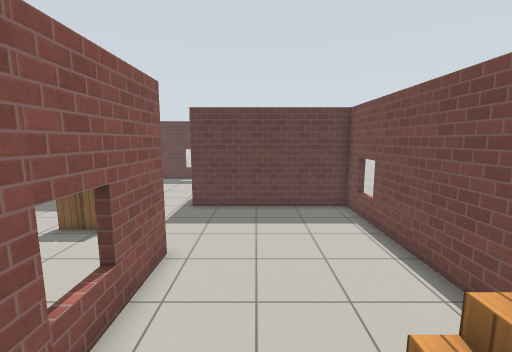
View 1 (above)

22 first-person views from a walk through a Gazebo world. The camera is 1.2 m above the floor, tilts 8° down and sees 90° across. The floor is counted in squares, 0.5 m on a side. Each view is taken from the middle of a square. On the plan, view 1 faces up. The plan holds only what a view shows up to about 17 squares ahead; the rest is blank. The place goes on beyond the plan. Gazebo's built-in surfaces are drawn with simple patterns.

View 2
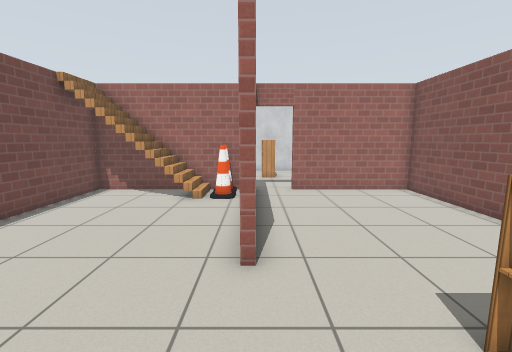

View 3
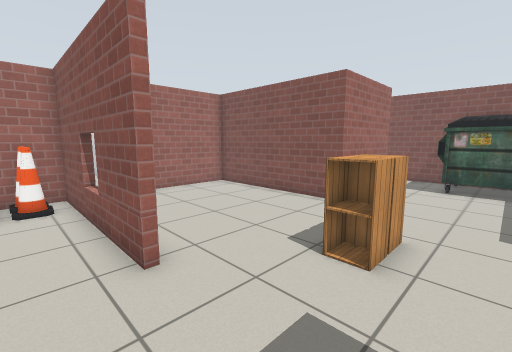

View 4
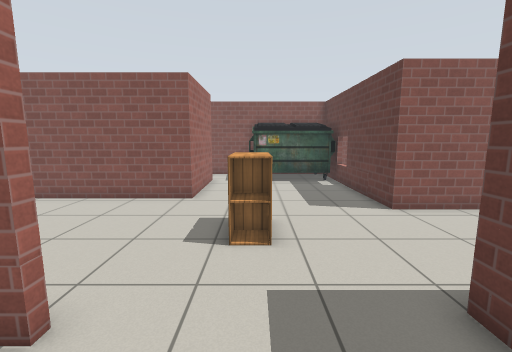

View 5
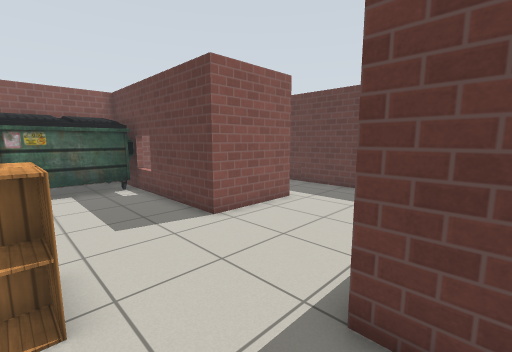

View 6
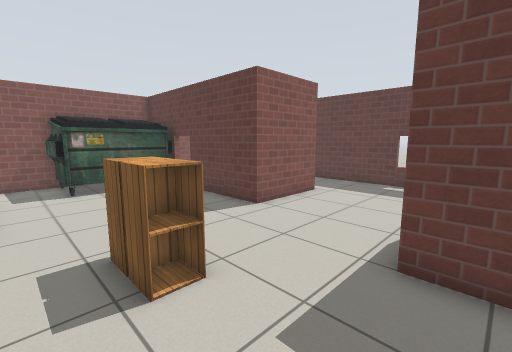

View 7
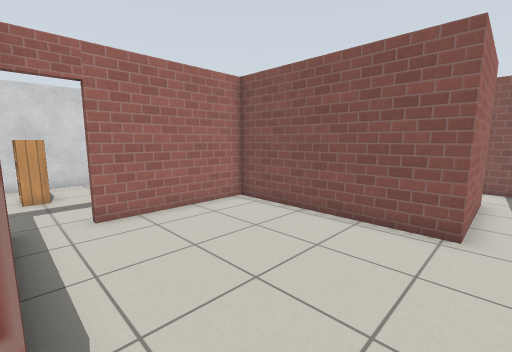

View 8
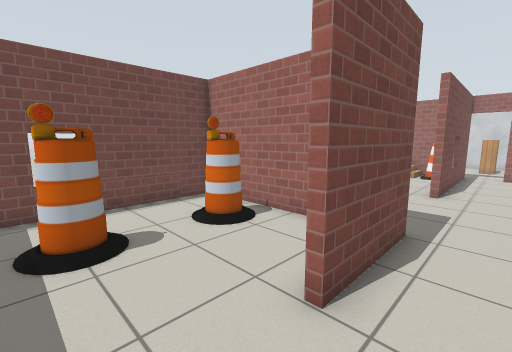

View 9
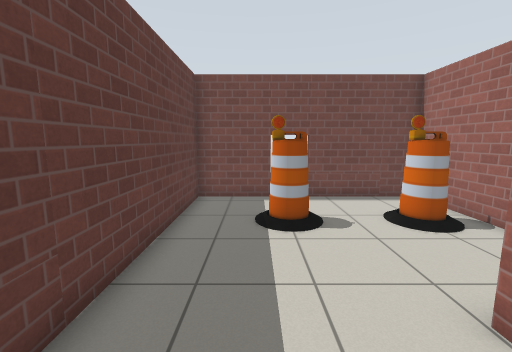

View 10
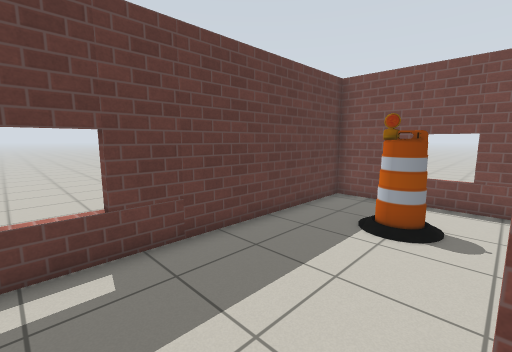

View 11
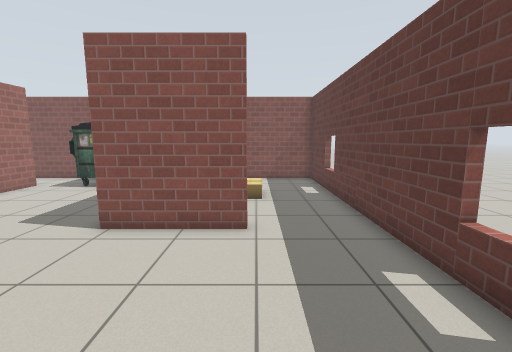

View 12
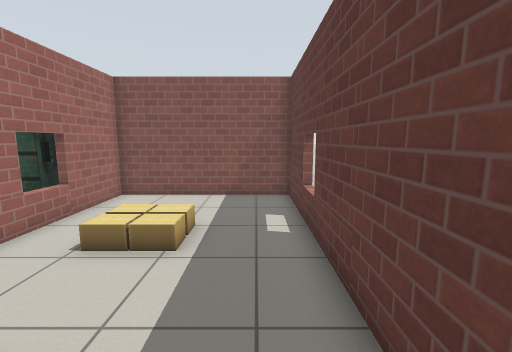

View 13
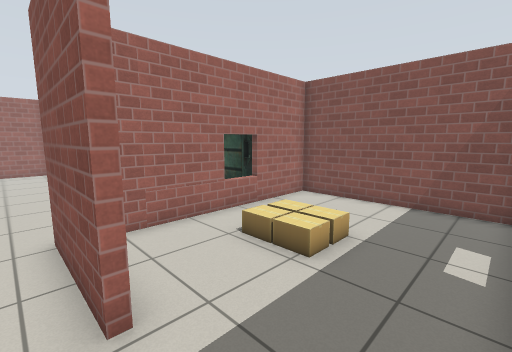

View 14
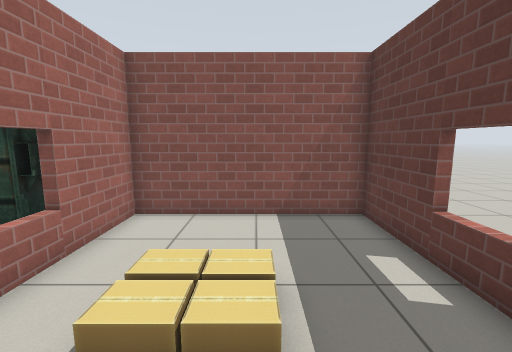

View 15
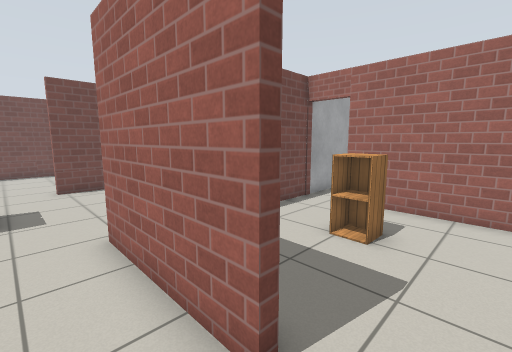

View 16
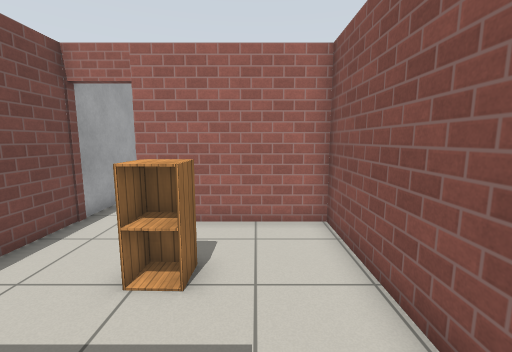

View 17
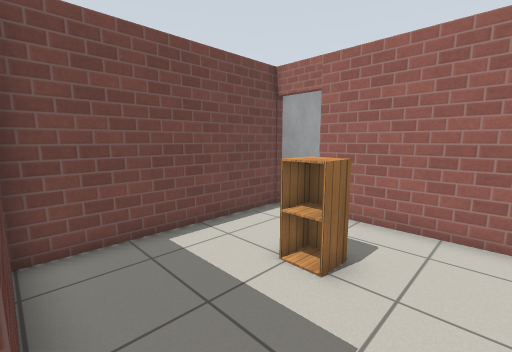

View 18
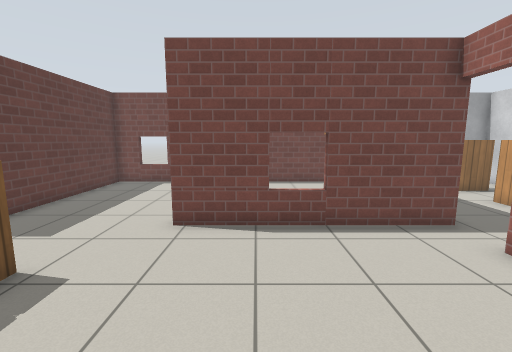

View 19
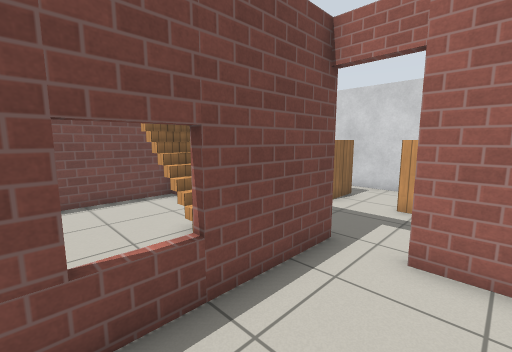

View 20
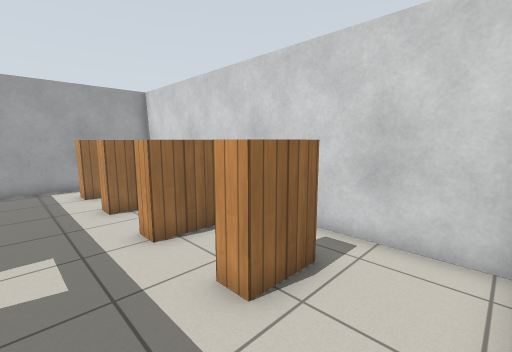

View 21
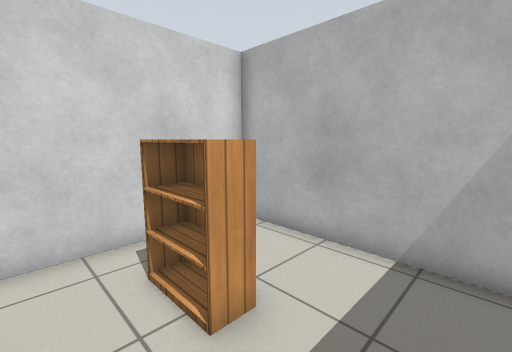

View 22
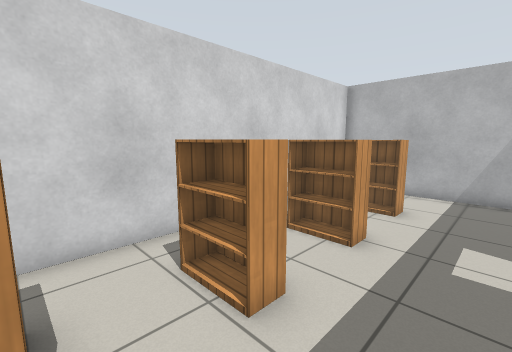

### Floor plan
Key: @ floor where view 1 was taken; # wall or solid block; . floor; / step, stairs or slope; D open door; = window, fence, low wall or low ledge; C cabinet; S stairs; N cone; B bookshelf; U dumpster; A barrel; R cardboard box.
Columns run from 18 left of view 1 to 5 right of it. Each row starts with its distance up from view 1.
 23 ####=########=##########
 22 #......................#
 21 #......................#
 20 #......................#
 19 #...RR.............AA..=
 18 #...RR...#.............#
 17 #...RR...#.............#
 16 #........#.....#.......#
 15 ####=#####.....#...AA..#
 14 #UUU...........#.......#
 13 #UUU...........#########
 12 #UUU...................#
 11 #UUU...................=
 10 #UUU.......CC..........#
  9 #......................#
  8 #......................#
  7 #..#####.......#.......#
  6 #......#.......#.......#
  5 #......#.......#.......#
  4 #......#.......=.......#
  3 #..CC..#.......#.......#
  2 #...C..#.......#.......#
  1 #......#.......#N./   .S
  0 #.....DD......DDN/@///.#
 -1 ######DD######DD####=.##
 -2        #...............#
 -3        #...............#
 -4        #...............#
 -5        #...B..B..BB.BB #
 -6        #...B..B..BB.BB #
 -7        #.............. #
 -8        #################

Positions as (right, up) in squares from view 1, and headings:
1: (0, 0), facing up
2: (-3, 12), facing down
3: (-1, 12), facing down-left
4: (0, 10), facing left
5: (-2, 10), facing up-left
6: (-2, 8), facing up-left
7: (-3, 8), facing down-left
8: (-5, 20), facing down-right
9: (-6, 20), facing right
10: (-6, 17), facing up-right
11: (-2, 19), facing left
12: (-7, 21), facing left
13: (-8, 22), facing down-left
14: (-10, 19), facing left
15: (-17, 9), facing down-right
16: (-16, 7), facing down
17: (-17, 7), facing down-right
18: (-10, 5), facing right
19: (-6, 5), facing down-right
20: (-10, -2), facing down-right
21: (-5, -2), facing down-left
22: (2, -2), facing down-left
